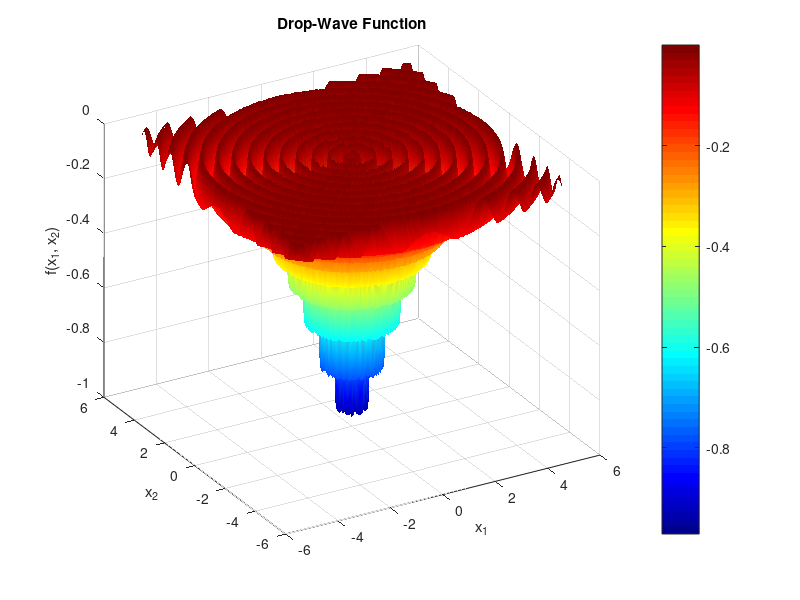
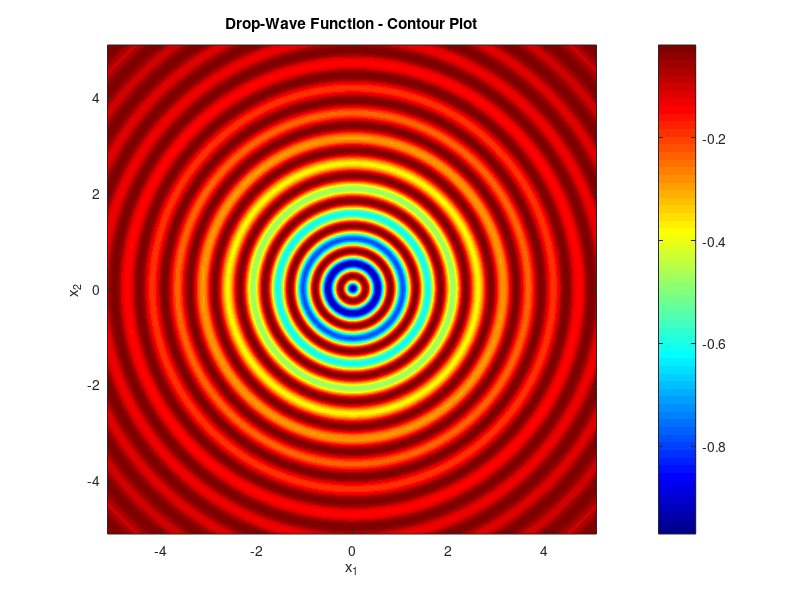

Reproduce these figures in MATLAB, in order.
% Drop-Wave function plot
clear; clc; close all;

% Dominio della funzione
x = -5.12:0.05:5.12;
y = -5.12:0.05:5.12;
[X, Y] = meshgrid(x, y);

% Definizione della funzione Drop-Wave
% f(x,y) = -(1 + cos(12*sqrt(x^2+y^2))) / (0.5*(x^2+y^2) + 2)
R = sqrt(X.^2 + Y.^2);
Z = -(1 + cos(12*R)) ./ (0.5*(X.^2 + Y.^2) + 2);

% Plot 3D (surf)
figure;
surf(X, Y, Z, 'EdgeColor', 'none');
colormap(jet);
colorbar;
xlabel('x_1');
ylabel('x_2');
zlabel('f(x_1, x_2)');
title('Drop-Wave Function');
shading interp;
view(-30, 30);

% Plot 2D (contour) - opzionale, utile per vedere i livelli
figure;
contourf(X, Y, Z, 50, 'LineColor', 'none');
colormap(jet);
colorbar;
xlabel('x_1');
ylabel('x_2');
title('Drop-Wave Function - Contour Plot');
axis equal;
